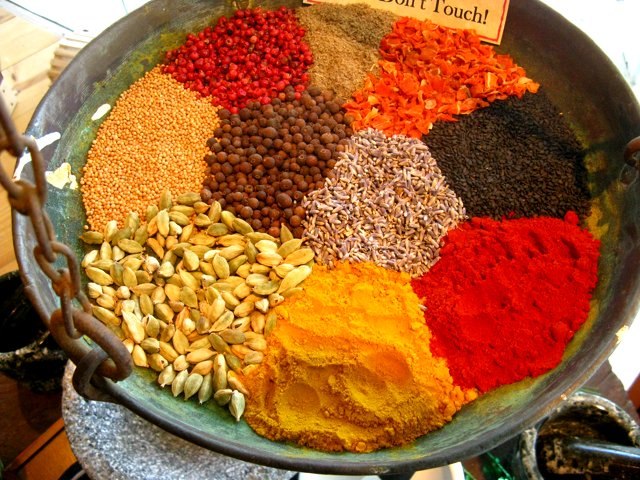
#> input picture CG/scikit-image/skimage-tutorials-master/skimage-tutorials-master/images/spice_1.jpg, 640 x 480 px, found by its file name
$ python 4_segmentation.py   (Python 2 division)   (older library calls are emulated)
#> lines starting #> are read from the running program, lines starting #| are printed output that depends on the picture; after the words box and inside, x2 and y2 are one past the last pixel; in counts of white or black regions, pixels touching at a corner belong together

# coding: utf-8

# # Segmentation
#
#
# Segmentation is the division of an image into "meaningful" regions. If you've seen The Terminator, you've seen image segmentation:
#
# <img src="../2014-scipy/images/terminator-vision.png" width="700px"/>
#
# In `scikit-image`, you can find segmentation functions in the `segmentation` package, with one exception: the `watershed` function is in `morphology`, because it's a bit of both. We'll use two algorithms, SLIC and watershed and discuss applications of each.
#
# There are two kinds of segmentation: *contrast-based* and *boundary-based*. The first is used when the regions of the image you are trying to divide have different characteristics, such as a red flower on a green background. The second is used when you want to segment an image in which borders between objects are prominent, but objects themselves are not very distinct. For example, a pile of oranges.
#
# ## Image types: contrast
#
# SLIC (Simple Linear Iterative Clustering) is a segmentation algorithm of the first kind: it clusters pixels in both space and color. Therefore, regions of space that are similar in color will end up in the same segment.
#
# Let's try to segment this image:
#
# <img src="../images/spice_1.jpg" width="400px"/>
#
# (Photo by Flickr user Clyde Robinson, used under CC-BY 2.0 license.)
#
# The SLIC function takes two parameters: the desired number of segments, and the "compactness", which is the relative weighting of the space and color dimensions. The higher the compactness, the more "square" the returned segments.

# In[1]:

import numpy as np
get_ipython().magic(u'matplotlib inline')
from matplotlib import pyplot as plt


# In[2]:

import skdemo
plt.rcParams['image.cmap'] = 'spectral'
from skimage import io, segmentation as seg, color

url = '../images/spice_1.jpg'
image = io.imread(url)
#> image is the input picture: shape (480, 640, 3); mean R, G, B 159.6, 97.7, 51.1


# In[3]:

labels = seg.slic(image, n_segments=18, compactness=10)
#> labels: shape (480, 640) int64; 11 distinct labels, from 1 to 11
skdemo.imshow_all(image, labels.astype(float) / labels.max())
#> (this line was passed over: skdemo is not available in this run)
print labels
#> (printed output is left out)


# We can try to create a nicer visualization for `labels`: each segment will be represented by its average color.

# In[4]:

def mean_color(image, labels):
    out = np.zeros_like(image)
    for label in np.unique(labels):
        indices = np.nonzero(labels == label)
        out[indices] = np.mean(image[indices], axis=0)
#> this loop made 11 passes
#> indices on passes 1 to 11: 8621 positions, rows 0 to 113, columns 0 to 150, 39636 positions, rows 0 to 423, columns 0 to 504, 20863 positions, rows 0 to 140, columns 295 to 537, 58285 positions, rows 0 to 412, columns 304 to 639, 12427 positions, rows 6 to 144, columns 159 to 350, 52596 positions, rows 64 to 360, columns 77 to 351, 24667 positions, rows 211 to 403, columns 410 to 599, 31626 positions, rows 258 to 452, columns 208 to 463, 15117 positions, rows 272 to 479, columns 0 to 309, 32872 positions, rows 282 to 479, columns 106 to 639, 10490 positions, rows 367 to 479, columns 58 to 301
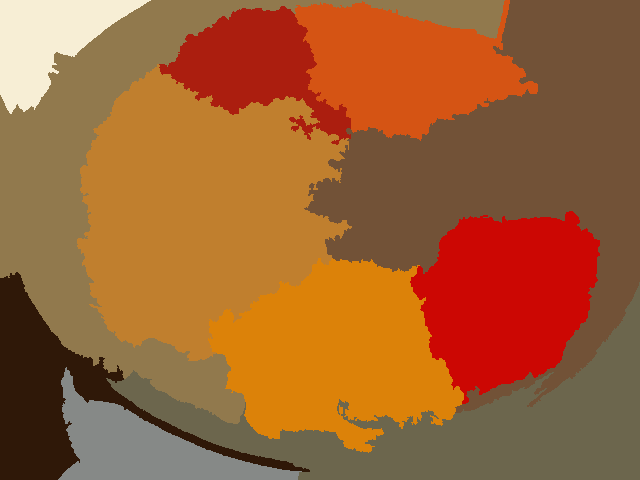
#> out: shape (480, 640, 3); mean R, G, B 159, 97.2, 50.6
    return out

skdemo.imshow_all(image, mean_color(image, labels))
#> (this line was passed over: skdemo is not available in this run)


# Notice that some spices are broken up into "light" and "dark" parts. We have multiple parameters to control this:
#
# - `enforce_connectivity`: Do some post-processing so that small regions get merged to adjacent big regions.

# In[5]:

labels = seg.slic(image, n_segments=18, compactness=10,
                  enforce_connectivity=True)
label_image = mean_color(image, labels)
#> the loop in mean_color (call 2), `for label in np.unique(labels):` made 11 passes
skdemo.imshow_all(image, label_image)
#> (this line was passed over: skdemo is not available in this run)


# Yikes! It looks like a little too much merging went on! This is because of the intertwining of the labels. One way to avoid this is to blur the image before segmentation. Because this is such a common use-case, a Gaussian blur is included in SLIC--just pass in the `sigma` parameter:

# In[6]:

labels = seg.slic(image, n_segments=18, compactness=10,
                  sigma=2, enforce_connectivity=True)
#> labels: shape (480, 640) int64; 16 distinct labels, from 1 to 16
label_image = mean_color(image, labels)
skdemo.imshow_all(image, label_image)
#> (this line was passed over: skdemo is not available in this run)


# Getting there! But it looks like some regions are merged together. We can alleviate this by increasing the number of segments:

# In[7]:

labels = seg.slic(image, n_segments=24, compactness=10,
                  sigma=2, enforce_connectivity=True)
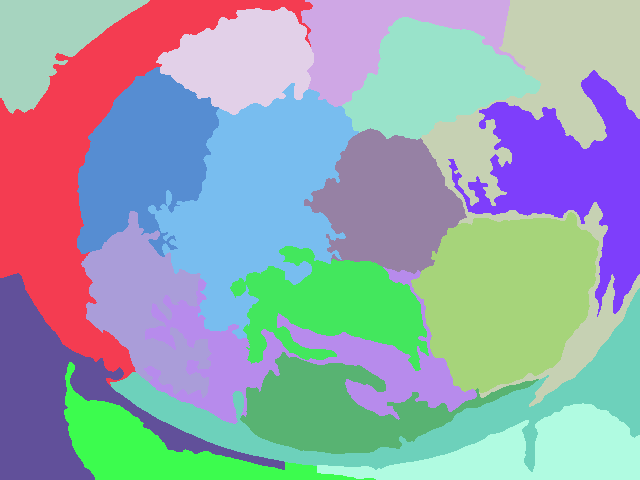
#> labels: shape (480, 640) int64; 19 distinct labels, from 1 to 19; one colour per label, 0 black
label_image = mean_color(image, labels)
skdemo.imshow_all(image, label_image)
#> (this line was passed over: skdemo is not available in this run)


# That's looking pretty good! Some regions are still too squiggly though... Let's try jacking up the compactness:

# In[8]:

labels = seg.slic(image, n_segments=24, compactness=40,
                  sigma=2, enforce_connectivity=True)
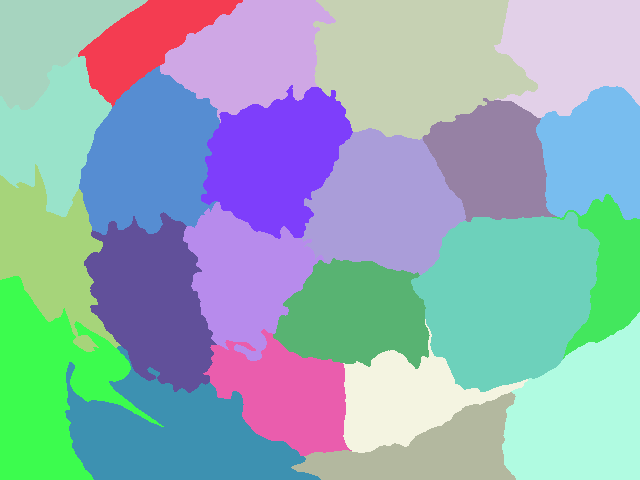
#> labels: shape (480, 640) int64; 23 distinct labels, from 1 to 23; one colour per label, 0 black
label_image = mean_color(image, labels)
skdemo.imshow_all(image, label_image)
#> (this line was passed over: skdemo is not available in this run)


# ## <span class="exercize">SLIC explorer</span>
# Write an interactive tool to explore the SLIC parameter space.  A skeleton is
# given below.

# ```python
# from IPython.html import widgets
#
# def func(slider_kwarg=0.5, dropdown_kwarg='option0'):
#     s = some_func(image, arg1=slider_kwarg, arg2=dropdown_kwarg)
#     skdemo.imshow_all(image, s)
#
# widgets.interact(func, slider_kwarg=(start, stop, step),
#                  dropdown_kwarg=['option0', 'option1'])
# ```

# ## <span class="exercize">Select the spices</span>
#
# Try segmenting the following image with a modification to the same tool:
#
# <img src="../images/spices.jpg" width="400px"/>
#
# "Spices" photo by Flickr user Riyaad Minty.
# https://www.flickr.com/photos/riym/3326786046
# Used under the Creative Commons CC-BY 2.0 license.
#
# Note: this image is more challenging to segment because the color regions are different from one part of the image to the other. Try the `slic_zero` parameter in combination with different values for `n_segments`.

# In[9]:

url2 = '../images/spices.jpg'


# ## Image types: boundary images
#
# Often, the contrast between regions is not sufficient to distinguish them, but there is a clear boundary between the two. Using an edge detector on these images, followed by a *watershed*, often gives very good segmentation. For example, look at the output of the Sobel filter on the coins image:

# In[10]:

from skimage import data, filter as filters
from matplotlib import pyplot as plt, cm


# In[11]:

coins = data.coins()
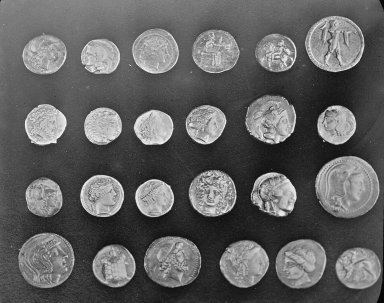
#> input picture skimage.data.coins(), 384 x 303 px
#> coins is the input picture: shape (303, 384); min 1, max 252, mean 96.9
edges = filters.sobel(coins)

plt.imshow(edges, cmap='gray');


# The *watershed algorithm* finds the regions between these edges. It does so by envisioning the pixel intensity as height on a topographic map. It then "floods" the map from the bottom up, starting from seed points. These flood areas are called "watershed basins" and when they meet, they form the image segmentation.
#
# Let's look at a one-dimensional example:

# In[12]:

from skimage.morphology import watershed
from scipy import ndimage as nd

x = np.array([0, 1, 2, 3, 4, 5, 6, 7, 8, 9, 10, 11])
y = np.array([1, 0, 1, 2, 1, 3, 2, 0, 2, 4, 1, 0])

seeds = nd.label(y == 0)[0]
seed_positions = np.argwhere(seeds)[:, 0]

print "Seeds:", seeds
print "Seed positions:", seed_positions

# ------------------------------- #
result = watershed(y, seeds)
# ------------------------------- #

# You can ignore the code below--it's just
# to make a pretty plot of the results.
plt.figure(figsize=(10, 5))
plt.plot(y, '-o', label='Image slice', linewidth=3)
plt.plot(seed_positions, np.zeros_like(seed_positions), 'r^',
         label='Seeds', markersize=15)

for n, label in enumerate(np.unique(result)):
    mask = (result == label)
    plt.bar(x[mask][:-1], result[mask][:-1],
            width=1, label='Region %d' % n,
            alpha=0.1)

plt.vlines(np.argwhere(np.diff(result)) + 0.5, -0.2, 4.1, 'm',
           linewidth=3, linestyle='--')

plt.legend(loc='upper left', numpoints=1)
plt.axis('off')
plt.ylim(-0.2, 4.1);


# Answers the question: which seed flooded this point?

# Let's find some seeds for `coins`. First, we compute the *distance transform* of a thresholded version of `edges`:

# In[ ]:

from scipy import ndimage as nd
threshold = 0.4

# Euclidean distance transform
# How far do we ave to travel from a non-edge to find an edge?
non_edges = (edges < threshold)
#> non_edges: shape (303, 384) bool; 99% white; black in thin lines or dots, all inside (x1, y1, x2, y2) = (24, 35, 372, 288)
distance_from_edge = nd.distance_transform_edt(non_edges)

plt.imshow(distance_from_edge, cmap='gray');


# Then, we find the *peaks* in that image--the background points furthest away from any edges--which will act as the seeds.

# In[ ]:

from skimage import feature

# -------------------------------------------------#
peaks = feature.peak_local_max(distance_from_edge)
#> peaks = 233 pairs, first value 49 to 285, second value 31 to 365
print "Peaks shape:", peaks.shape
#| Peaks shape: (233, 2)
# -------------------------------------------------#

peaks_image = np.zeros(coins.shape, np.bool)
peaks_image[tuple(np.transpose(peaks))] = True
seeds, num_seeds = nd.label(peaks_image)

plt.imshow(edges, cmap='gray')
plt.plot(peaks[:, 1], peaks[:, 0], 'ro');
plt.axis('image')


# We are now ready to perform the watershed:

# In[ ]:

ws = watershed(edges, seeds)
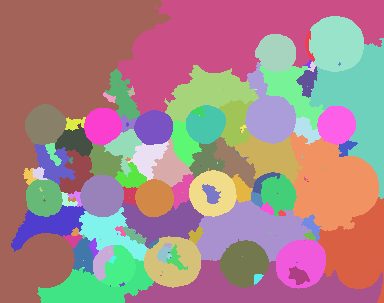
#> ws: shape (303, 384) int32; 172 distinct labels, from 1 to 172; one colour per label, 0 black

from skimage import color
plt.imshow(color.label2rgb(ws, coins));


# ## Examining the resulting segmentation
#
# We have more prior knowledge that we can include in this processing problem.
# For one--the coins are round!

# In[ ]:

from skimage.measure import regionprops

regions = regionprops(ws)
#> regions = 172 regions; largest, box (x1, y1, x2, y2) and area: (0, 0, 172, 303) 22190, (116, 0, 384, 116) 14352, (290, 132, 379, 231) 5892, (124, 260, 383, 303) 5482, (309, 38, 384, 199) 5174

ws_updated = ws.copy()
for region in regions:
    if region.eccentricity > 0.6:
        ws_updated[ws_updated == region.label] = 0
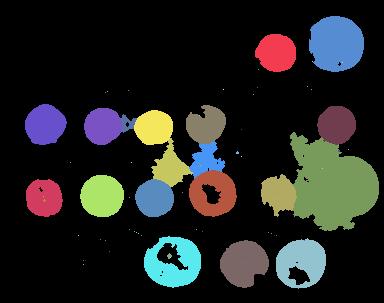
#> ws_updated: shape (303, 384) int32; 77 distinct labels, from 0 to 168; one colour per label, 0 black

plt.imshow(color.label2rgb(ws_updated, coins, bg_label=0));


# ## <span class="exercize">Seeds of doubt</span>
#
# We can see that watershed gives a very good segmentation, but some coins are missing. Why? Can you suggest better seed points for the watershed operation?

# # Discussion
#
# Watershed and SLIC are too simple to be used as final segmentation outputs. In fact, their output is often called a *superpixel*, a kind of minimal segment. These are then used for further processing. Downstream processing methods are slated to be added to scikit-image in the next version. See Vighnesh Birodkar's [GSoC project](http://www.google-melange.com/gsoc/proposal/public/google/gsoc2014/vighneshbirodkar/5870670537818112) and his recent (and excellent) [PR](https://github.com/scikit-image/scikit-image/pull/1031). These are beyond the scope of this tutorial but come chat to me after if you are interested in segmentation!

# ---
#
# <div style="height: 400px;"></div>

# In[ ]:

get_ipython().magic(u'reload_ext load_style')
get_ipython().magic(u'load_style ../themes/tutorial.css')
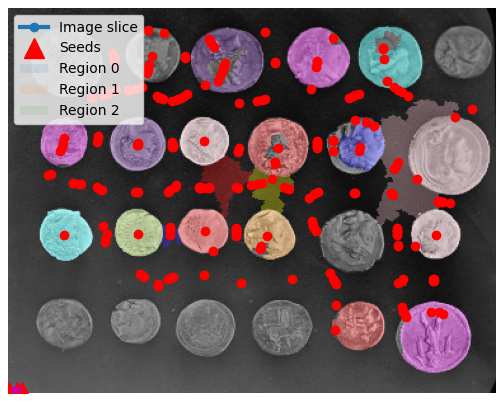
#> figure drawn by matplotlib, 1 panel

$ run again, with CG/scikit-image/skimage-tutorials-master/skimage-tutorials-master/images/balloon.jpg copied over CG/scikit-image/skimage-tutorials-master/skimage-tutorials-master/images/spice_1.jpg
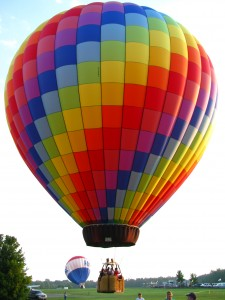
#> input picture CG/scikit-image/skimage-tutorials-master/skimage-tutorials-master/images/balloon.jpg, 225 x 300 px, found by its file name
#> image is the input picture: shape (300, 225, 3); mean R, G, B 170.1, 140.5, 129.3
#> (printed output is left out)
#> the loop in mean_color, `for label in np.unique(labels):` made 12 passes
#> indices on passes 1 to 8: 3227 positions, rows 0 to 117, columns 0 to 125, 8414 positions, rows 0 to 223, columns 123 to 224, 2810 positions, rows 1 to 163, columns 34 to 165, 3587 positions, rows 2 to 163, columns 6 to 102, 3916 positions, rows 3 to 189, columns 25 to 148, 4948 positions, rows 17 to 136, columns 46 to 175, 3100 positions, rows 47 to 128, columns 123 to 197, 2617 positions, rows 84 to 221, columns 52 to 122
#> the loop in mean_color (call 2), `for label in np.unique(labels):` made 12 passes
#> `labels = seg.slic(image, n_segments=24, compactness=40, sigma=2, enfor..`:
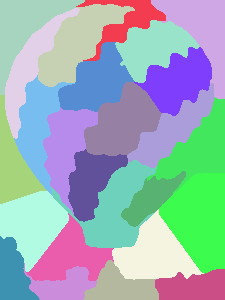
#> labels: shape (300, 225) int64; 25 distinct labels, from 1 to 25; one colour per label, 0 black
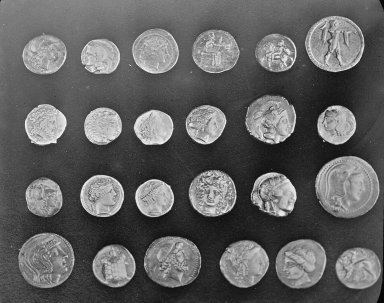
#> input picture skimage.data.coins(), 384 x 303 px
#> coins is the input picture: shape (303, 384); min 1, max 252, mean 96.9
#> non_edges: shape (303, 384) bool; 99% white; black in thin lines or dots, all inside (x1, y1, x2, y2) = (24, 35, 372, 288)
#> peaks = 233 pairs, first value 49 to 285, second value 31 to 365
#| Peaks shape: (233, 2)
#> ws: shape (303, 384) int32; 172 distinct labels, from 1 to 172
#> regions = 172 regions; largest, box (x1, y1, x2, y2) and area: (0, 0, 172, 303) 22190, (116, 0, 384, 116) 14352, (290, 132, 379, 231) 5892, (124, 260, 383, 303) 5482, (309, 38, 384, 199) 5174
